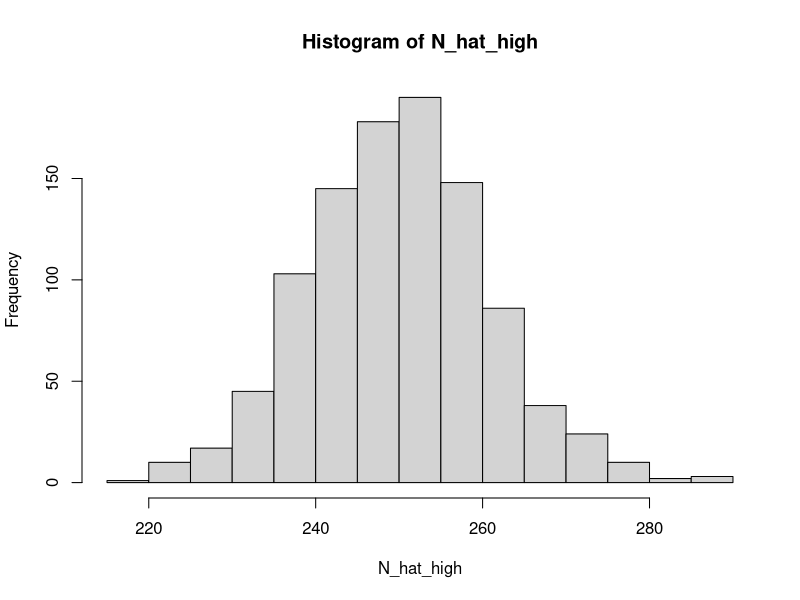
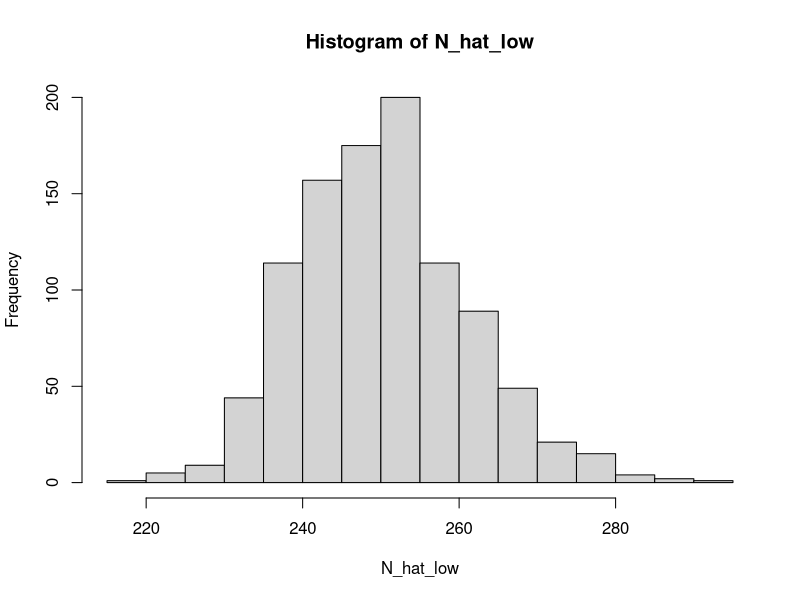
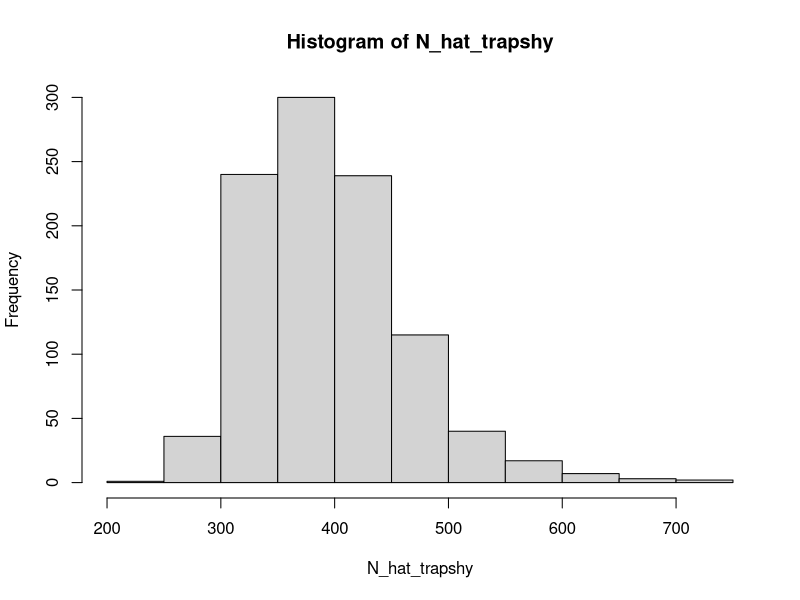
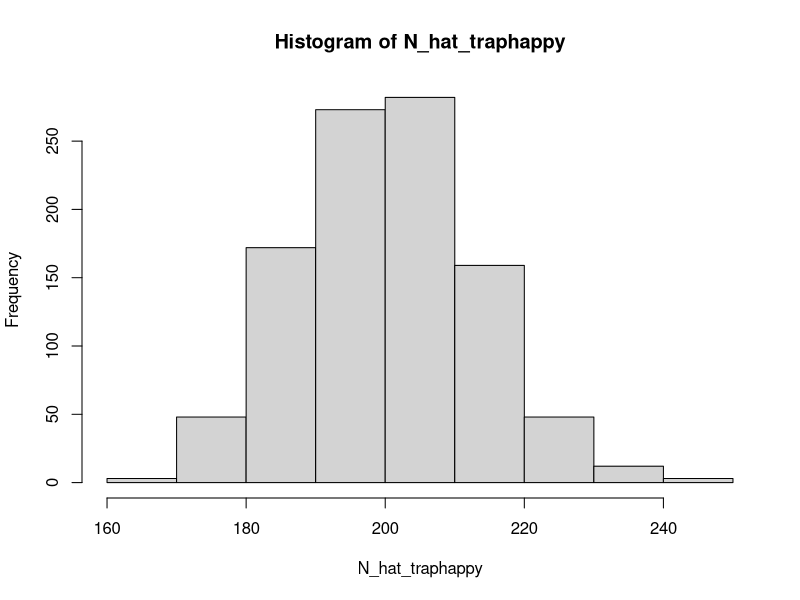

Source code (R) for these figures, in order:
## ---- chunk 1
knitr::opts_chunk$set(echo = FALSE)
## ---- chunk 2
library(tidyverse)
## ---- chunk 3
n1 <- 37
n2 <- 42
m2 <- 30
## ---- chunk 4
N_hat <- n1 * n2 / m2
N_hat
## ---- chunk 5
p_hat <- m2 / n1
p_hat
## ---- chunk 6
n1_Baileys <- 12
n2_Baileys <- 12
m2_Baileys <- 4
## ---- chunk 7
N_hat_Baileys <- (n1_Baileys * n2_Baileys) / m2_Baileys
N_hat_Baileys
## ---- chunk 8
p_hat_Baileys <- m2_Baileys / n1_Baileys
p_hat_Baileys
## ---- chunk 9
N <- 250
## ---- chunk 10
nRuns <- 1000
## ---- chunk 11
LP_estimator <- function(p1, p2, c2) {
  
  # create an empty data frame to hold simulated values
  Nhat <- matrix(NA, nRuns)  # create a matrix to hold estimates
   
  for(i in 1:nRuns) { 
    # simulate data 
    n1 <- rbinom(1, N, p1)     # no. individuals captured on survey occasion 1
    u2 <- rbinom(1, N-n1, p2)  # no. marked individuals recaptured on survey occasion 2
    m2 <- rbinom(1, n1, c2)    # no. marked individuals recaptured on survey occasion 2
    n2 <- u2 + m2              # total no. individuals captured on survey occasion 2
    
    # calculate estimated abundance
    Nhat[i] <- (n1 + 1)*(n2 +1) / (m2 + 1) - 1
  }
  
  return(Nhat) # the function will return our estimate of the population
}
## ---- chunk 12
N_hat_high <- LP_estimator(p1 = 0.6, p2 = 0.6, c2 = 0.6)
## ---- chunk 13
hist(N_hat_high)
## ---- chunk 14

mean(N_hat_high) - N       


sd(N_hat_high)            
## ---- chunk 15
N_hat_low <- LP_estimator(p1 = 0.6, p2 = 0.6, c2 = 0.6)
## ---- chunk 16
hist(N_hat_low)
## ---- chunk 17

mean(N_hat_low)- N       


sd(N_hat_low)            
## ---- chunk 18
N_hat_trapshy <- LP_estimator(p1 = 0.4, p2 = 0.4, c2 = 0.2)
## ---- chunk 19
hist(N_hat_trapshy)
## ---- chunk 20

mean(N_hat_trapshy)- N      


sd(N_hat_trapshy)          
## ---- chunk 21
N_hat_traphappy <- LP_estimator(p1 = 0.4, p2 = 0.4, c2 = 0.6)
## ---- chunk 22
hist(N_hat_traphappy)
## ---- chunk 23

mean(N_hat_traphappy)- N       


sd(N_hat_traphappy)           
## ---- chunk 24
n1_removal <- n1 # 37
n2_removal <- n2 - m2 # 42 - 30 = 12
## ---- chunk 25
N_hat_removal <- (n1_removal^2) / (n1_removal - n2_removal)
N_hat_removal
## ---- chunk 26
n1_removalB <- n1_Baileys
n2_removalB <- n2_Baileys - m2_Baileys

N_hat_removalB <- (n1_Baileys^2) / (n1_removalB - n2_removalB)
N_hat_removalB
